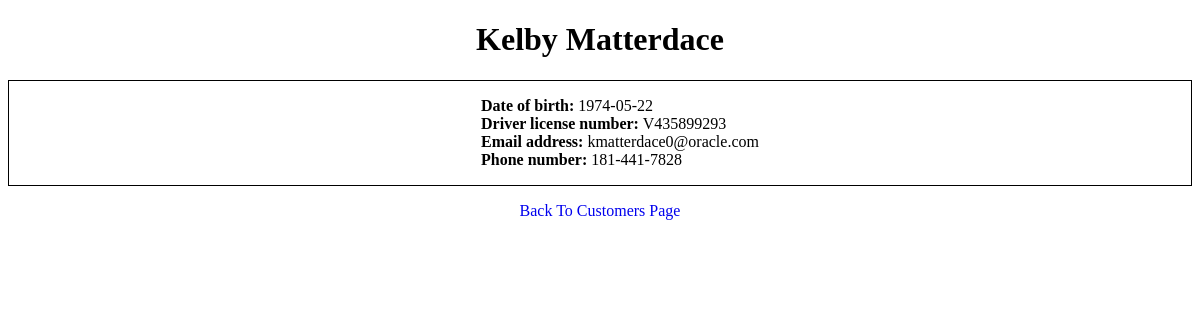
/customer.php?id=1, run on the app's committed database.
### tables this page shows
CREATE TABLE IF NOT EXISTS `customer` (
  `id` INT NOT NULL,
  `first_name` VARCHAR(45) NOT NULL,
  `last_name` VARCHAR(45) NOT NULL,
  `dob` DATE NOT NULL,
  `driver_license_number` VARCHAR(12) NOT NULL,
  `email` VARCHAR(255) NOT NULL,
  `phone` VARCHAR(12) NULL,
  PRIMARY KEY (`id`),
  UNIQUE INDEX `driver_license_number_UNIQUE` (`driver_license_number` ASC),
  UNIQUE INDEX `email_UNIQUE` (`email` ASC));

### customer.php (the view, shortened to what this page needs)
<?php
include('includes/config.php');
$id = $_GET['id'];
$sql = "SELECT * FROM customer WHERE id='$id'";
$result = mysqli_query($conn, $sql);
$customer = mysqli_fetch_all($result, MYSQLI_ASSOC);
?>
<!DOCTYPE html>
<html lang="en">
<head>
  <link rel="stylesheet" href="assets/css/style.css">
</head>
<body>
	<div id="wrapper-1">
    <h1>
      <?php echo $customer[0]['first_name']; ?>
      <?php echo $customer[0]['last_name']; ?>
    </h1>
    <div class="customer-info">
      <ul class="info2">
        <li><strong>Date of birth:</strong> <?php echo $customer[0]['dob']; ?></li>
        <li><strong>Driver license number:</strong> <?php echo $customer[0]['driver_license_number']; ?></li>
        <li><strong>Email address:</strong> <?php echo $customer[0]['email']; ?></li>
        <li><strong>Phone number:</strong> <?php echo $customer[0]['phone']; ?></li>
      </ul>
    </div>
    <a href="index.php"><p>Back To Customers Page<p></a>
  </div>
</body>
</html>

### assets/css/style.css (style rules this page uses)
h1 { text-align: center; }
p { text-align: center; }
a { text-decoration: none; }
.customer-info { display: grid; grid-template-columns: 1fr; border: 1px solid black; justify-items: center; }
ul { list-style-type: none; }

### data on the page
customer: first_name "Kelby", last_name "Matterdace", dob "1974-05-22", driver_license_number "V435899293", email "kmatterdace0@oracle.com", phone "181-441-7828"
